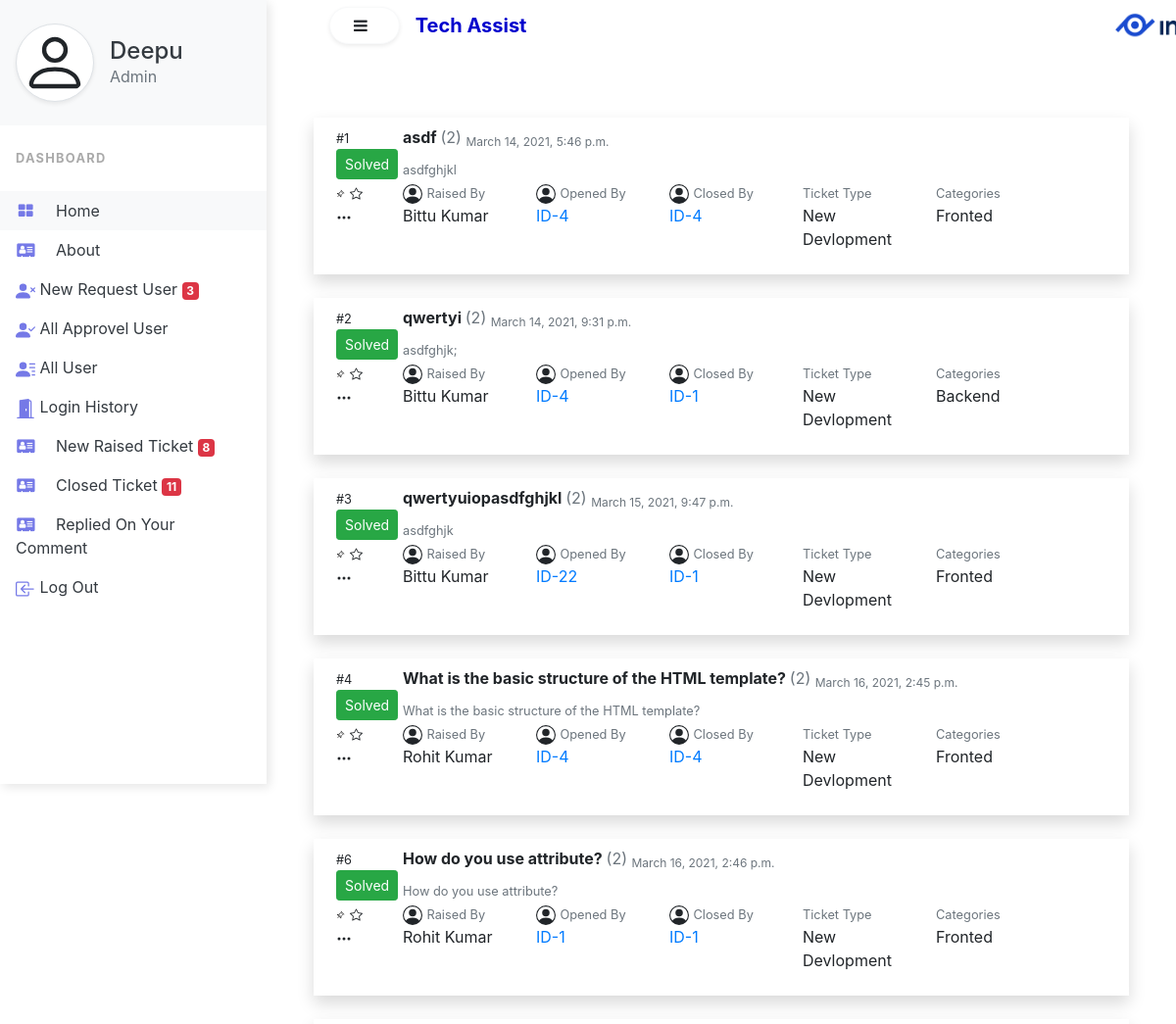
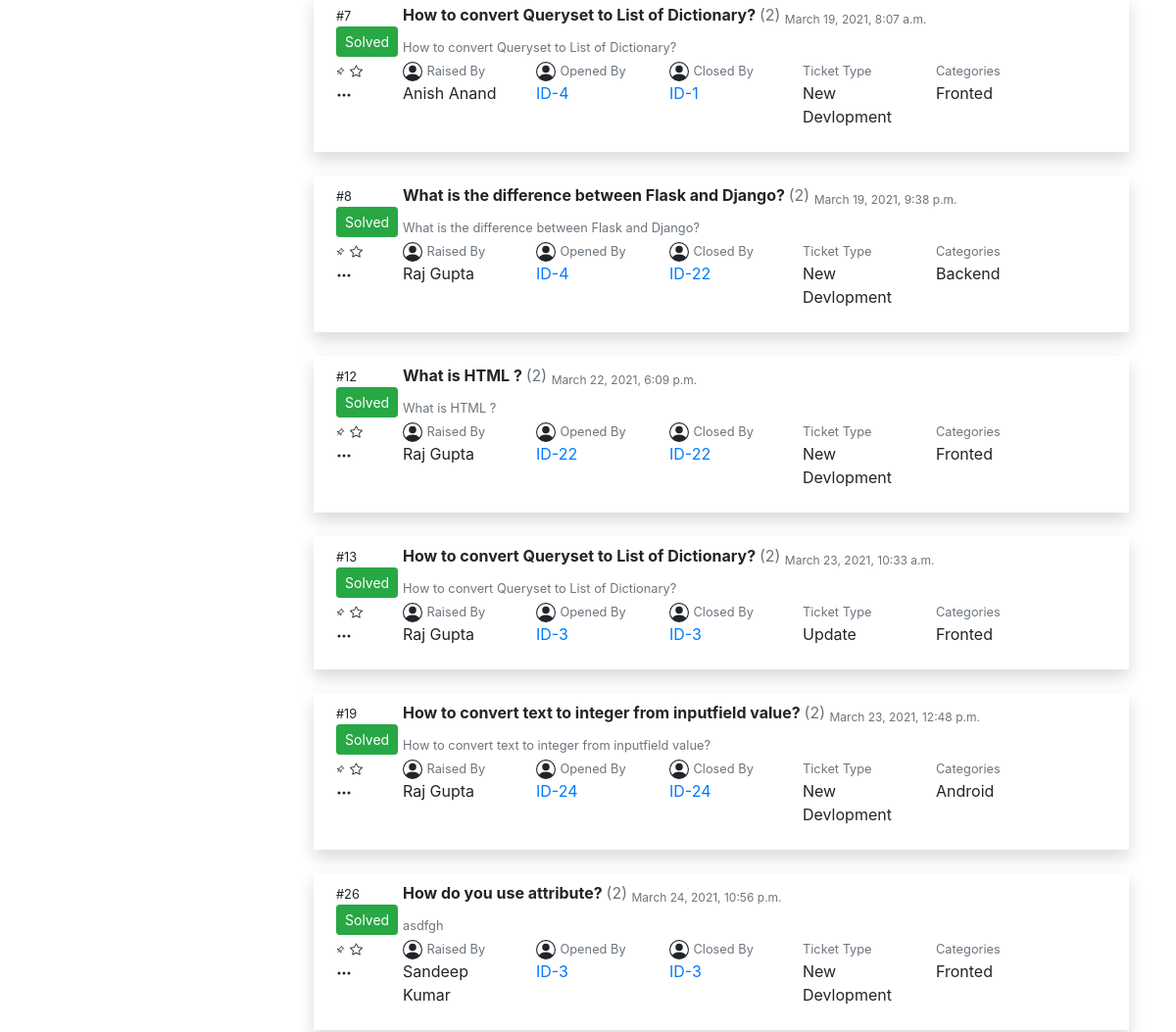
/showclosedticketadmin/ (signed in), run on an earlier commit of the app's database (2 pictures, top to bottom).
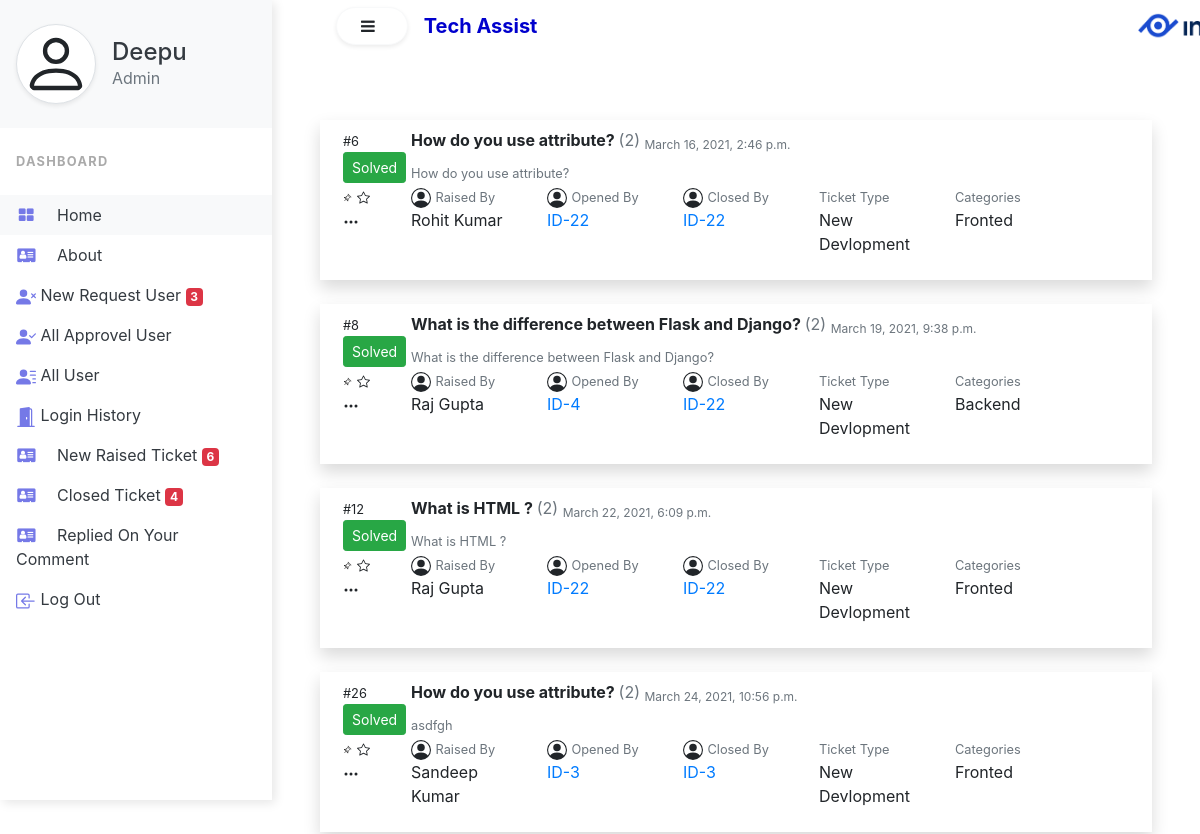
And on a later commit of the database.
### Help/models.py (models this page shows, shortened)
class TicketModel(models.Model):
    user = models.ForeignKey(UserModel, on_delete=models.CASCADE)
    status = models.CharField(max_length=100, null=True)
    categrories = models.CharField(max_length=100, choices=CATEGORIES)
    ticket_type = models.CharField(max_length=100, choices=TICKET_TYPE)
    question = models.CharField(max_length=250)
    description = models.TextField(null=True)
    ticket_raise_date = models.DateTimeField(auto_now=False, auto_now_add=False, null=True)
    ticket_opened_by = models.IntegerField(null=True)
    ticket_closed_by = models.IntegerField(null=True)
    ticket_open_date = models.DateTimeField(auto_now=False, auto_now_add=False, null=True)
    ticket_close_date = models.DateTimeField(auto_now=False, auto_now_add=False, null=True)

class UserModel(models.Model):
    first_name = models.CharField(max_length=100)
    mid_name = models.CharField(max_length=100, blank=True)
    last_name = models.CharField(max_length=100)
    gender = models.CharField(max_length=10)
    email = models.EmailField(max_length=100, unique=True)
    user_type = models.CharField(max_length=100, choices=USERTYPE)
    password = models.CharField(max_length=100, default=None)
    approved_by = models.CharField(max_length=100, null=True, blank=True)
    approved_date = models.DateField(auto_now=False, auto_now_add=False, null=True, blank=True )
    revoked_by = models.IntegerField(max_length=3, null=True, blank=True)
    revoke_date = models.DateField(auto_now=False, auto_now_add=False, null=True, blank=True)

### Help/views.py (the view)
# urls.py: path('showclosedticketadmin/', showclosedTicketinAdmin),
def showclosedTicketinAdmin(request):
    if request.session.get('name', 'None') == 'None':
        return redirect('/login/')
    if request.session['user_type'] != 'Admin':
        return redirect('/logout/')
    data = request.session.get('name')
    ut = request.session.get('user_type')
    closed_Ticket = TicketModel.objects.filter(status="Solved")
    ct = len(closed_Ticket)
    new_Raised_Ticket = TicketModel.objects.filter(status="New")
    nt = len(new_Raised_Ticket)
    new_request = UserModel.objects.filter(approved_by=None)
    tn = len(new_request)
    return render(request, 'admin_show_closed_ticket.html', {'rt': closed_Ticket, 'data':data, 'ut':ut, 'ct':ct, 'nt':nt, 'tn': tn,})

### Help/templates/admin_show_closed_ticket.html (shortened to what the changed rows need)
{% extends 'index.html' %}
{% block sidenavbar %}
<div class="vertical-nav bg-white" id="sidebar">
  <ul class="nav flex-column bg-white mb-0">
      <li class="nav-item">
      <a href="/newraisedticketadmin/" class="nav-link text-dark">
                <i class="fa fa-address-card mr-3 text-primary fa-fw"></i>
                New Raised Ticket <span class="badge badge-danger" id="NofNewTicket">{{ nt }}</span>
            </a>
    </li>
      <li class="nav-item">
      <a href="/showclosedticketadmin/" class="nav-link text-dark">
                <i class="fa fa-address-card mr-3 text-primary fa-fw"></i>
                Closed Ticket <span class="badge badge-danger" id="ClosedTicket">{{ ct }}</span>
            </a>
        </li>
  </ul>
</div>
{% endblock sidenavbar %}
{% block item %}
<div class="container">
    {% for i in rt %}
	<div class="row p-2 shadow mt-4">
		<div class="col-md-12">
		<div class="row">
			<div class="col-md-1">
						<div class="row">
							<div class="col-md-12">
								<small>#{{i.id}}</small>
							</div>
						</div>
						<div class="row">
							<div class="col-md-12">
                                <a href="/closedticketopen/status/{{ i.id }}/"><button class="btn btn-success btn-sm" >{{i.status}}</button></a>
							</div>
						</div>
			</div>
			<div class="col-md-10">
				<strong>{{i.question}} </strong><label class="text text-muted"> (2)</label> <sub class="text text-muted">{{i.ticket_raise_date}}</sub><br/>
				<small class="text text-muted">{{i.description}}</small>
			</div>
		</div>
		<div class="row">
			<div class="col-md-1">
								<svg xmlns="http://www.w3.org/2000/svg" width="16" height="16" fill="currentColor" class="bi bi-three-dots" viewBox="0 0 16 16">
				  <path d="M3 9.5a1.5 1.5 0 1 1 0-3 1.5 1.5 0 0 1 0 3zm5 0a1.5 1.5 0 1 1 0-3 1.5 1.5 0 0 1 0 3zm5 0a1.5 1.5 0 1 1 0-3 1.5 1.5 0 0 1 0 3z"/>
				</svg>
							</div>
			<div class="col-md-2">
<small class="text text-muted">Raised By</small>
<p>{{i.user.first_name}} {{i.user.mid_name}} {{i.user.last_name}}</p>
			</div>
            <div class="col-md-2">
<small class="text text-muted">Opened By</small>
<p><a href="/adminpage/{{i.ticket_opened_by}}/">ID-{{i.ticket_opened_by}}</a></p>
			</div>
            <div class="col-md-2">
<small class="text text-muted">Closed By</small>
                <p><a href="/adminpage/{{i.ticket_closed_by}}/">ID-{{i.ticket_closed_by}}</a></p>
			</div>
			<div class="col-md-2">
				<small class="text text-muted">Ticket Type</small>
				<p>{{ i.ticket_type }}</p>
			</div>
			<div class="col-md-2">
				<small class="text text-muted">Categories</small>
				<p>{{ i.categrories }}</p>
			</div>
		</div>
	</div>
</div>
    {% endfor %}
</div>
{% endblock item %}

What changed in the data, as far as the page shows it:
no longer on this page (row edited): TicketModel: id "1", status "Solved", question "asdf", ticket_raise_date "March 14, 2021, 5:46 p.m.", description "asdfghjkl", user.first_name "Bittu", user.last_name "Kumar", ticket_opened_by "4", ticket_closed_by "4", ticket_type "New Devlopment", categrories "Fronted"
no longer on this page (row edited): TicketModel: id "2", status "Solved", question "qwertyi", ticket_raise_date "March 14, 2021, 9:31 p.m.", description "asdfghjk;", user.first_name "Bittu", user.last_name "Kumar", ticket_opened_by "4", ticket_closed_by "1", ticket_type "New Devlopment", categrories "Backend"
no longer on this page (row edited): TicketModel: id "3", status "Solved", question "qwertyuiopasdfghjkl", ticket_raise_date "March 15, 2021, 9:47 p.m.", description "asdfghjk", user.first_name "Bittu", user.last_name "Kumar", ticket_opened_by "22", ticket_closed_by "1", ticket_type "New Devlopment", categrories "Fronted"
no longer on this page (row edited): TicketModel: id "4", status "Solved", question "What is the basic structure of the HTML template?", ticket_raise_date "March 16, 2021, 2:45 p.m.", description "What is the basic structure of the HTML template?", user.first_name "Rohit", user.last_name "Kumar", ticket_opened_by "4", ticket_closed_by "4", ticket_type "New Devlopment", categrories "Fronted"
no longer on this page (row edited): TicketModel: id "7", status "Solved", question "How to convert Queryset to List of Dictionary?", ticket_raise_date "March 19, 2021, 8:07 a.m.", description "How to convert Queryset to List of Dictionary?", user.first_name "Anish", user.last_name "Anand", ticket_opened_by "4", ticket_closed_by "1", ticket_type "New Devlopment", categrories "Fronted"
no longer on this page (row edited): TicketModel: id "13", status "Solved", question "How to convert Queryset to List of Dictionary?", ticket_raise_date "March 23, 2021, 10:33 a.m.", description "How to convert Queryset to List of Dictionary?", user.first_name "Raj", user.last_name "Gupta", ticket_opened_by "3", ticket_closed_by "3", ticket_type "Update", categrories "Fronted"
no longer on this page (row edited): TicketModel: id "19", status "Solved", question "How to convert text to integer from inputfield value?", ticket_raise_date "March 23, 2021, 12:48 p.m.", description "How to convert text to integer from inputfield value?", user.first_name "Raj", user.last_name "Gupta", ticket_opened_by "24", ticket_closed_by "24", ticket_type "New Devlopment", categrories "Android"
changed TicketModel "March 16, 2021, 2:46 p.m.": ticket_opened_by "1" → "22"; ticket_closed_by "1" → "22"
Also different on the page:
{{ nt }}: "8" → "6"
{{ ct }}: "11" → "4"
